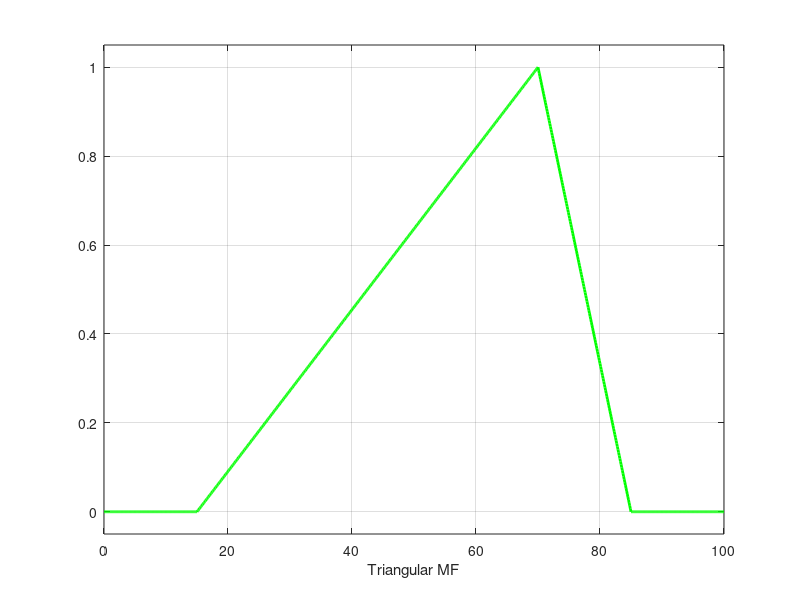

MATLAB code to generate this figure:
clc;clear;
x = 0:0.1:100;
y = trimf(x,[15 70 85]);
plot(x,y,'g','linewidth',2);
xlabel('Triangular MF')
ylim([-0.05 1.05])
grid on